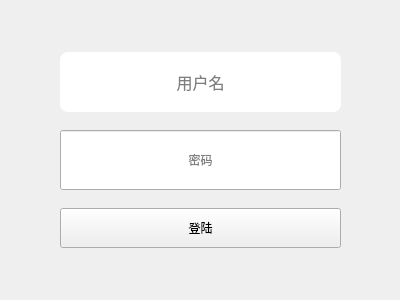
<?xml version="1.0" encoding="UTF-8"?>
<ui version="4.0">
 <class>widget</class>
 <widget class="QWidget" name="widget">
  <property name="geometry">
   <rect>
    <x>0</x>
    <y>0</y>
    <width>400</width>
    <height>300</height>
   </rect>
  </property>
  <property name="windowTitle">
   <string>众生之门</string>
  </property>
  <property name="windowIcon">
   <iconset resource="main.qrc">
    <normaloff>:/resource/qtbigwork.icon</normaloff>:/resource/qtbigwork.icon</iconset>
  </property>
  <property name="styleSheet">
   <string notr="true"/>
  </property>
  <widget class="QWidget" name="verticalLayoutWidget">
   <property name="geometry">
    <rect>
     <x>60</x>
     <y>40</y>
     <width>281</width>
     <height>221</height>
    </rect>
   </property>
   <layout class="QVBoxLayout" name="verticalLayout">
    <item>
     <widget class="QLineEdit" name="user">
      <property name="minimumSize">
       <size>
        <width>279</width>
        <height>60</height>
       </size>
      </property>
      <property name="styleSheet">
       <string notr="true">border-image: url(:/resource/background.png);
box-shadow: 1px 1px 3px rgba(0,0,0,0.3);font-size:16px;border-radius: 8px;font-family: 微软雅黑;
</string>
      </property>
      <property name="alignment">
       <set>Qt::AlignCenter</set>
      </property>
      <property name="placeholderText">
       <string>用户名</string>
      </property>
     </widget>
    </item>
    <item>
     <widget class="QLineEdit" name="password">
      <property name="minimumSize">
       <size>
        <width>279</width>
        <height>60</height>
       </size>
      </property>
      <property name="styleSheet">
       <string notr="true">border-image: url(:/resource/background.png);</string>
      </property>
      <property name="echoMode">
       <enum>QLineEdit::Password</enum>
      </property>
      <property name="alignment">
       <set>Qt::AlignCenter</set>
      </property>
      <property name="placeholderText">
       <string>密码</string>
      </property>
     </widget>
    </item>
    <item>
     <widget class="QPushButton" name="login_button">
      <property name="minimumSize">
       <size>
        <width>200</width>
        <height>40</height>
       </size>
      </property>
      <property name="styleSheet">
       <string notr="true">border-image: url(:/resource/background.png);</string>
      </property>
      <property name="text">
       <string>登陆</string>
      </property>
     </widget>
    </item>
   </layout>
  </widget>
  <widget class="QLabel" name="label">
   <property name="geometry">
    <rect>
     <x>10</x>
     <y>0</y>
     <width>381</width>
     <height>291</height>
    </rect>
   </property>
   <property name="styleSheet">
    <string notr="true">border-image: url(:/resource/loginbackground.jpeg);</string>
   </property>
   <property name="text">
    <string/>
   </property>
  </widget>
  <zorder>label</zorder>
  <zorder>verticalLayoutWidget</zorder>
 </widget>
 <resources>
  <include location="main.qrc"/>
 </resources>
 <connections/>
</ui>
